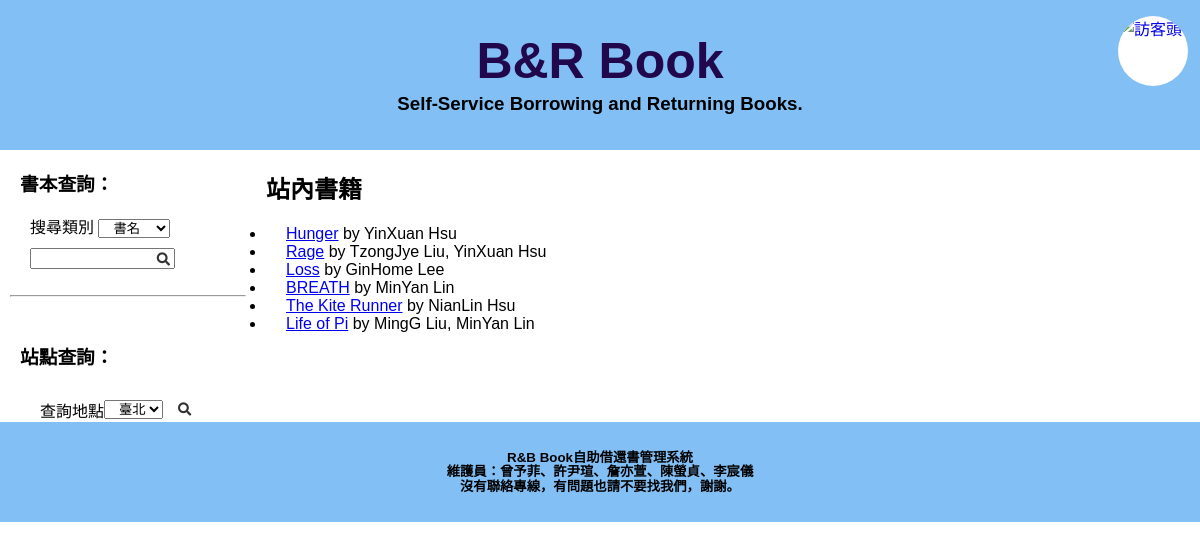
The page / on the database its author committed.
### members/models.py (models this page shows, shortened)
class Book(models.Model):
    statu_type = [
        ("0", "站內"),
        ("1", "借出"),
    ]
    title = models.CharField(max_length=25, verbose_name='書名')
    isbn = models.CharField(max_length=13, unique=True, verbose_name='ISBN')
    author = models.ManyToManyField(Author, related_name='books', verbose_name='作者')
    publisher = models.ForeignKey(Publisher, on_delete=models.CASCADE, related_name='books', verbose_name='出版社')
    img = models.ImageField(upload_to='book_images/', null=True, verbose_name='書本封面')
    statu = models.CharField(max_length=1, choices=statu_type, default="0", verbose_name='狀態')
    member = models.ForeignKey(Member, on_delete=models.CASCADE, null=True, blank=True, related_name='books', verbose_name='會員')
    station = models.ForeignKey(Station, on_delete=models.CASCADE, null=True, blank=True, related_name='books', verbose_name='站點')

class Author(models.Model):
    fname = models.CharField(max_length=20, verbose_name='名')
    lname = models.CharField(max_length=5, verbose_name='姓')
    class Meta:
        unique_together = ('fname', 'lname')
    def __str__(self):
        return f"{self.fname} {self.lname}"

### members/views.py (the view)
# urls.py: path('', views.home, name='home'),
def home(request):
    form = BookSearchForm()
    books = Book.objects.all()
    return render(request, 'homepage.html', {'form': form, 'books': books})

### members/forms.py
class BookSearchForm(forms.Form):
    SEARCH_CHOICES = [
        ('title', '書名'),
        ('isbn', 'ISBN'),
        ('lname', '姓'),
        ('fname', '名'),
        ('publisher', '出版社'),
    ]
    search_by = forms.ChoiceField(choices=SEARCH_CHOICES, label='搜尋類別')
    query = forms.CharField(max_length=25, required=False)

### members/templates/homepage.html (shortened to what this page needs)
{% extends 'Mama.html' %}
    {% load static %}
    {% block loadcss %}
    <link rel="stylesheet" href="{% static 'css/home.css' %}">
    <link rel="stylesheet" href="https://cdnjs.cloudflare.com/ajax/libs/font-awesome/5.15.4/css/all.min.css">
    {% endblock %}
    {% block person %}
    <a href="{% url 'member_info' %}"><img class="person"
            src="https://photo-static-api.fotomore.com/creative/vcg/400/new/VCG41N1198413935.jpg" alt="訪客頭"></a>
    {% endblock %}
    {% block main %}
    <div class="primary">
        <div class="left">
            <h3>書本查詢：</h3>
            <form method="get" action="{% url 'book_search' %}" onsubmit="return validateForm()">
                <label for="search_by">搜尋類別</label>
                <select id="search_by" name="search_by">
                    <option value="title">書名</option>
                </select>
                <br>
                <div class="search-box">
                    <input type="text" id="query" name="query" value="{{ request.GET.query|default_if_none:'' }}">
                    <button type="submit">
                        <i class="fa fa-search"></i>
                    </button>
                </div>
            </form>
            <br>
            <hr><br>
            <h3>站點查詢：</h3>
            <form method="get" action="{% url 'station_search' %}">
                <div class="search-box-station">
                    <label for="station_location">查詢地點</label>
                    <select id="station_location" name="station_location">
                        <option value="Taipei">臺北</option>
                    </select>
                    <button type="submit">
                        <i class="fa fa-search"></i>
                    </button>
                </div>
            </form>
        </div>
        <div class="right">
            <h2>站內書籍</h2>
            {% if books %}
            <ul>
                {% for b in books %}
                <li>
                    <a href="{% url 'book_detail' b.id %}">{{ b.title }}</a> by {{ b.author.all|join:", " }}
                </li>
                {% endfor %}
            </ul>
            {% else %}
            <p>目前暫無書籍可借閱</p>
            {% endif %}
        </div>
    </div>
    {% endblock %}

### static/css/mama.css (style rules this page uses)
body { margin: 0; font-family: 'Franklin Gothic Medium', 'Arial Narrow', Arial, sans-serif; }
.person { border-radius: 50%; width: 70px; height: 70px; position: fixed; right: 1%; top: 2%; background-color: white; }

### static/css/home.css (style rules this page uses)
.primary { display: flex; }
.left { width: 20%; }
.right { width: 80%; }
.primary * { padding-left: 10px; }
.search-box { position:relative; display: flex; align-items: center; width: 185px; padding-top: 10px; }
.search-box input[type="text"] { width: calc(100% - 40px); padding-right: 25px; box-sizing: border-box; }
.search-box button { position: absolute; right: 45px; background: transparent; border: none; cursor: pointer; top: 50%; transform: translateY(-50%); padding: 10px 0 0 0; color: #333; }
.search-box-station { position:relative; display: flex; align-items: center; width: auto; padding-top: 10px; }
.search-box-station button { background: transparent; border: none; cursor: pointer; padding-left: 5px; color: #333; }

### rows shown on the page
Book: title "Hunger", author.all "YinXuan Hsu"
Book: title "Rage", author.all "TzongJye Liu, YinXuan Hsu"
Book: title "Loss", author.all "GinHome Lee"
Book: title "BREATH", author.all "MinYan Lin"
Book: title "The Kite Runner", author.all "NianLin Hsu"
Book: title "Life of Pi", author.all "MingG Liu, MinYan Lin"
